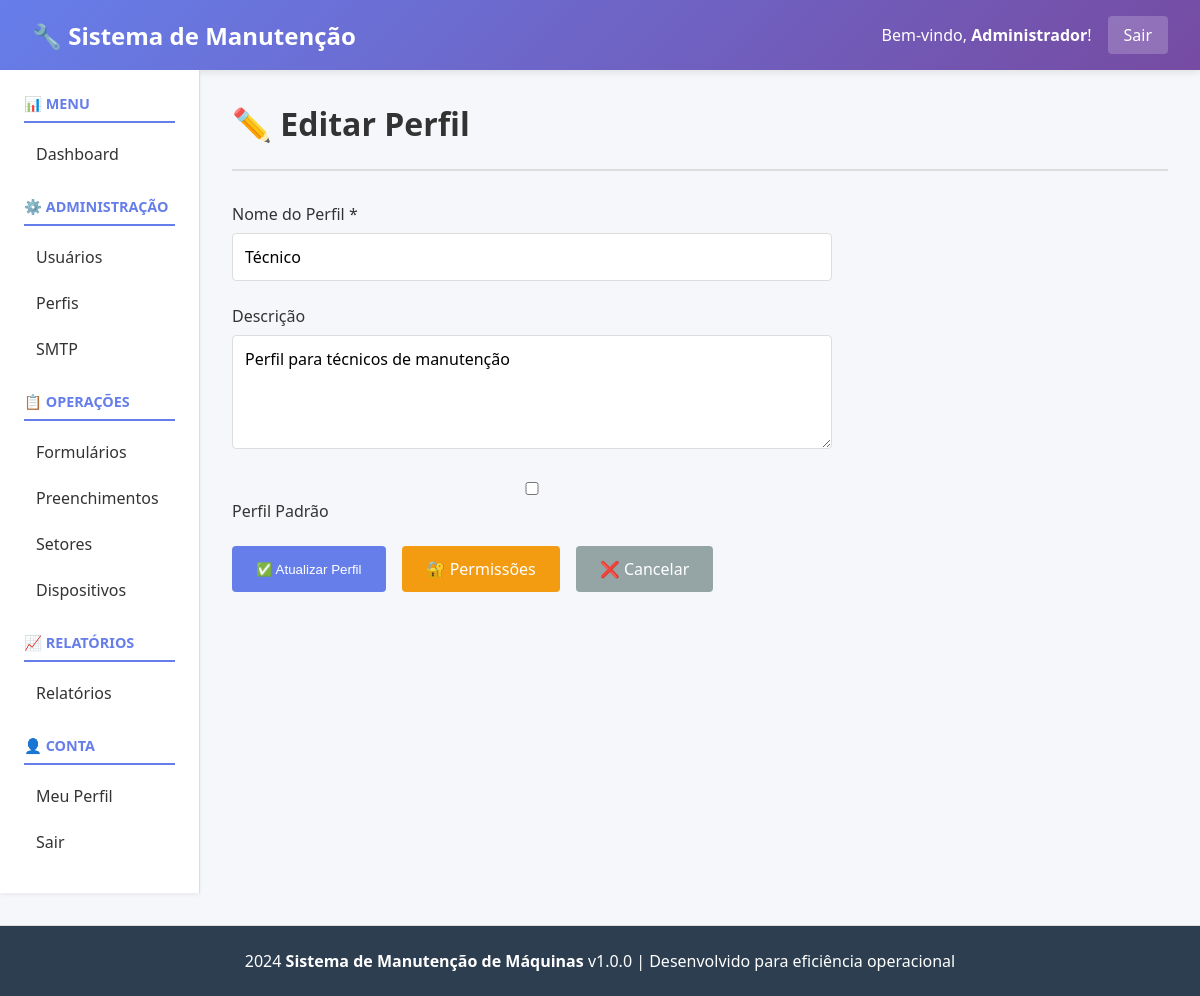
The app's page /public/index.php?page=profiles&action=edit&id=3 (signed in) with its own data.
### tables this page shows
CREATE TABLE `users` (
  `id` int(11) NOT NULL,
  `username` varchar(100) NOT NULL,
  `email` varchar(100) NOT NULL,
  `password_hash` varchar(255) NOT NULL,
  `full_name` varchar(200) NOT NULL,
  `auth_type` enum('local','ldap') DEFAULT 'local',
  `profile_id` int(11) DEFAULT NULL,
  `status` enum('active','inactive') DEFAULT 'active',
  `last_login` datetime DEFAULT NULL,
  `created_at` datetime DEFAULT current_timestamp(),
  `updated_at` datetime DEFAULT current_timestamp() ON UPDATE current_timestamp()
);

CREATE TABLE `profiles` (
  `id` int(11) NOT NULL,
  `name` varchar(100) NOT NULL,
  `description` text DEFAULT NULL,
  `is_default` tinyint(1) DEFAULT 0,
  `created_at` datetime DEFAULT current_timestamp(),
  `updated_at` datetime DEFAULT current_timestamp() ON UPDATE current_timestamp()
);

### controllers/ProfileController.php (called while the page is built, shortened)
<?php
class ProfileController
{
    private $db;
    public function __construct()
    {
        $this->db = Database::getInstance();
    }
    public function edit()
    {
        $id = intval($_GET['id'] ?? 0);
        $profile = $this->db->fetch("SELECT * FROM profiles WHERE id = ?", [$id]);
        include __DIR__ . '/../views/profiles/edit.php';
    }
}

### config/Database.php (called while the page is built, shortened)
<?php
class Database
{
    private static $instance = null;
    private $connection;
    private $host = 'localhost';
    private $db_name = 'manutencao_db';
    private $username = 'root';
    private $password = '';
    private $charset = 'utf8mb4';
    private function __construct()
    {
        try {
            $dsn = "mysql:host=" . $this->host . ";dbname=" . $this->db_name . ";charset=" . $this->charset;
            $this->connection = new \PDO(
                $dsn,
                $this->username,
                $this->password,
                array(
                    \PDO::ATTR_ERRMODE => \PDO::ERRMODE_EXCEPTION,
                    \PDO::ATTR_DEFAULT_FETCH_MODE => \PDO::FETCH_ASSOC,
                    \PDO::ATTR_EMULATE_PREPARES => false
                )
            );
        } catch (\PDOException $e) {
            die("Erro de conexão com banco de dados: " . $e->getMessage());
        }
    }
    public static function getInstance()
    {
        if (self::$instance === null) {
            self::$instance = new self();
        }
        return self::$instance;
    }
    public function fetch($sql, $params = [])
    {
        try {
            $stmt = $this->connection->prepare($sql);
            $stmt->execute($params);
            return $stmt->fetch();
        } catch (\PDOException $e) {
            throw new \Exception("Erro ao buscar registro: " . $e->getMessage());
        }
    }
}

### core/Auth.php (called while the page is built, shortened)
<?php
class Auth
{
    private $db;
    private $user = null;
    public function __construct()
    {
        $this->db = Database::getInstance();
    }
    public function isLoggedIn()
    {
        return isset($_SESSION['user_id']) && !empty($_SESSION['user_id']);
    }
    public function getCurrentUser()
    {
        if ($this->user === null) {
            $this->user = $this->db->fetch(
                "SELECT * FROM users WHERE id = :id",
                [':id' => $_SESSION['user_id']]
            );
        }
        return $this->user;
    }
}

### views/profiles/edit.php (the view, shortened to what this page needs)
<?php include __DIR__ . '/../header.php'; ?>
<div class="page-header">
    <h1>✏️ Editar Perfil</h1>
</div>
<?php if ($profile): ?>
    <form method="POST" style="max-width: 600px;">
        <div class="form-group">
            <label for="name">Nome do Perfil *</label>
            <input type="text" id="name" name="name"
                   value="<?php echo htmlspecialchars($profile['name']); ?>"
                   placeholder="Nome do perfil" required>
        </div>
        <div class="form-group">
            <label for="description">Descrição</label>
            <textarea id="description" name="description"
                      placeholder="Descrição do perfil"
                      rows="4"><?php echo htmlspecialchars($profile['description'] ?? ''); ?></textarea>
        </div>
        <div class="form-group">
            <label>
                <input type="checkbox" name="is_default"
                       <?php echo $profile['is_default'] ? 'checked' : ''; ?>>
                Perfil Padrão
            </label>
        </div>
        <div style="display: flex; gap: 1rem;">
            <button type="submit" class="btn">✅ Atualizar Perfil</button>
            <a href="?page=profiles&action=permissions&id=<?php echo $profile['id']; ?>" class="btn" style="background: #f39c12; text-decoration: none;">🔐 Permissões</a>
            <a href="?page=profiles" class="btn" style="background: #95a5a6; text-decoration: none;">❌ Cancelar</a>
        </div>
    </form>
<?php endif; ?>
<?php include __DIR__ . '/../footer.php'; ?>

### views/header.php (shortened to what this page needs)
<?php
$auth = new \Core\Auth();
$user_atual = $auth->getCurrentUser();
?>
<!DOCTYPE html>
<html lang="pt-BR">
<head>
</head>
<body>
    <div class="navbar">
        <h1>🔧 Sistema de Manutenção</h1>
        <div class="navbar-user">
            <span>Bem-vindo, <strong><?php echo htmlspecialchars($user_atual['full_name'] ?? $user_atual['username']); ?></strong>!</span>
            <a href="index.php?page=logout">Sair</a>
        </div>
    </div>
    <div class="container">
        <div class="sidebar">
            <h3>📊 MENU</h3>
            <ul>
                <li><a href="index.php?page=dashboard">Dashboard</a></li>
            </ul>
            <h3>⚙️ ADMINISTRAÇÃO</h3>
            <ul>
                <li><a href="index.php?page=users">Usuários</a></li>
                <li><a href="index.php?page=profiles">Perfis</a></li>
                <li><a href="index.php?page=smtp">SMTP</a></li>
            </ul>
            <h3>📋 OPERAÇÕES</h3>
            <ul>
                <li><a href="index.php?page=forms">Formulários</a></li>
                <li><a href="index.php?page=submissions">Preenchimentos</a></li>
                <li><a href="index.php?page=sectors">Setores</a></li>
                <li><a href="index.php?page=devices">Dispositivos</a></li>
            </ul>
            <h3>📈 RELATÓRIOS</h3>
            <ul>
                <li><a href="index.php?page=reports">Relatórios</a></li>
            </ul>
            <h3>👤 CONTA</h3>
            <ul>
                <li><a href="index.php?page=profile">Meu Perfil</a></li>
                <li><a href="index.php?page=logout">Sair</a></li>
            </ul>
        </div>
        <div class="content">

### views/header.php (style rules this page uses)
* { margin: 0; padding: 0; box-sizing: border-box; }
body { font-family: 'Segoe UI', Tahoma, Geneva, Verdana, sans-serif; background: #f5f7fa; color: #333; }
.navbar { background: linear-gradient(135deg, #667eea 0%, #764ba2 100%); color: white; padding: 1rem 2rem; display: flex; justify-content: space-between; align-items: center; box-shadow: 0 2px 8px rgba(0,0,0,0.1); }
.navbar h1 { font-size: 1.5rem; margin: 0; }
.navbar-user { display: flex; align-items: center; gap: 1rem; }
.navbar-user a { color: white; text-decoration: none; padding: 0.5rem 1rem; background: rgba(255,255,255,0.2); border-radius: 4px; transition: background 0.3s; }
.container { display: grid; grid-template-columns: 200px 1fr; min-height: calc(100vh - 80px); }
.sidebar { background: white; padding: 1.5rem; border-right: 1px solid #ddd; box-shadow: 0 2px 4px rgba(0,0,0,0.05); overflow-y: auto; }
.sidebar h3 { color: #667eea; font-size: 0.9rem; text-transform: uppercase; margin-top: 1.5rem; margin-bottom: 0.75rem; border-bottom: 2px solid #667eea; padding-bottom: 0.5rem; }
.sidebar h3:first-child { margin-top: 0; }
.sidebar ul { list-style: none; }
.sidebar ul li { margin: 0.5rem 0; }
.sidebar ul li a { color: #333; text-decoration: none; padding: 0.5rem 0.75rem; border-radius: 4px; display: block; transition: background 0.3s, color 0.3s; }
.content { padding: 2rem; overflow-y: auto; }
.page-header { display: flex; justify-content: space-between; align-items: center; margin-bottom: 2rem; padding-bottom: 1.5rem; border-bottom: 2px solid #ddd; }
.page-header h1 { font-size: 2rem; color: #333; }
.btn { background: #667eea; color: white; padding: 0.75rem 1.5rem; border: none; border-radius: 4px; cursor: pointer; text-decoration: none; display: inline-block; transition: background 0.3s; }
.form-group { margin-bottom: 1.5rem; }
.form-group label { display: block; margin-bottom: 0.5rem; font-weight: 500; color: #333; }
.form-group input, .form-group textarea, .form-group select { width: 100%; padding: 0.75rem; border: 1px solid #ddd; border-radius: 4px; font-size: 1rem; font-family: inherit; }

### records on screen
users: full_name "Administrador"
profiles: name "Técnico", description "Perfil para técnicos de manutenção"
